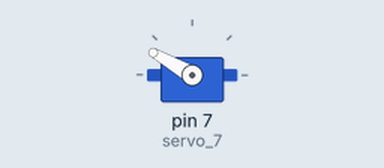
This sketch was run on a simulated Arduino Uno, built with avr-gcc and run on an emulated ATmega328P. Parts: servo.

Above: at 0.05 s.
At 3.0 s:
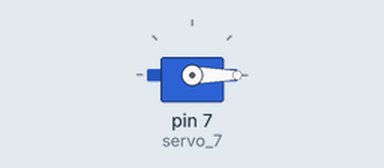
Timing chart, 0 to 6.9 s (numbered marks = the images above):
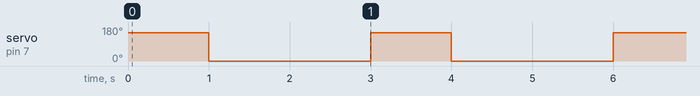

The sketch:

servo_motor.ino.ino
```cpp
#include <Servo.h>

Servo servo_7;

void setup()
{
  servo_7.attach(7);

}

void loop()
{
  servo_7.write(150);
  delay(1000); // Wait for 1000 millisecond(s)
  if (servo_7.read() > 80) {
    servo_7.write(0);
    delay(1000); // Wait for 1000 millisecond(s)
  } else {
    servo_7.write(90);
    delay(1000); // Wait for 1000 millisecond(s)
  }
  delay(1000); // Wait for 1000 millisecond(s)
}
```

Measured:
- by itself, servo on pin 7 (servo_7): alternates 150° for 1.0 s and 0° for 2.0 s
